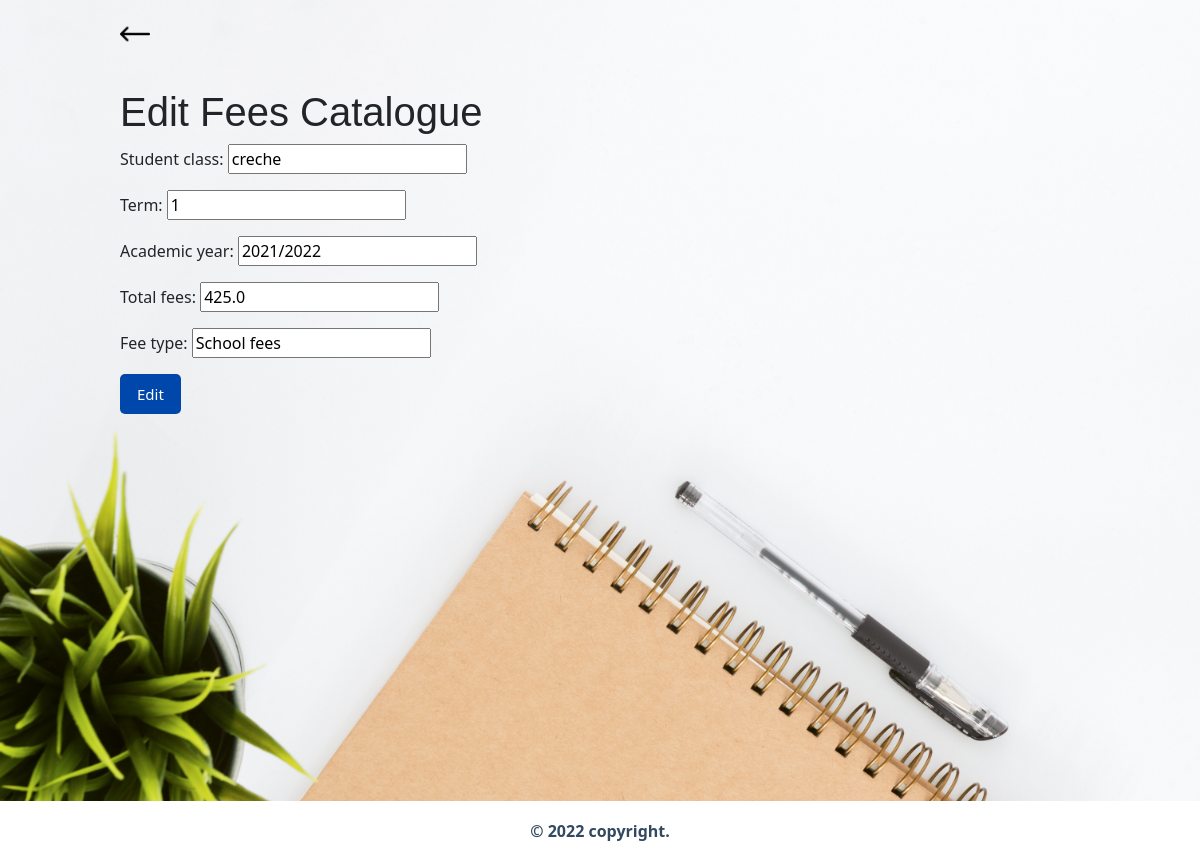
Page /dashboard/fees/1/edit (signed in) on the earlier database version.
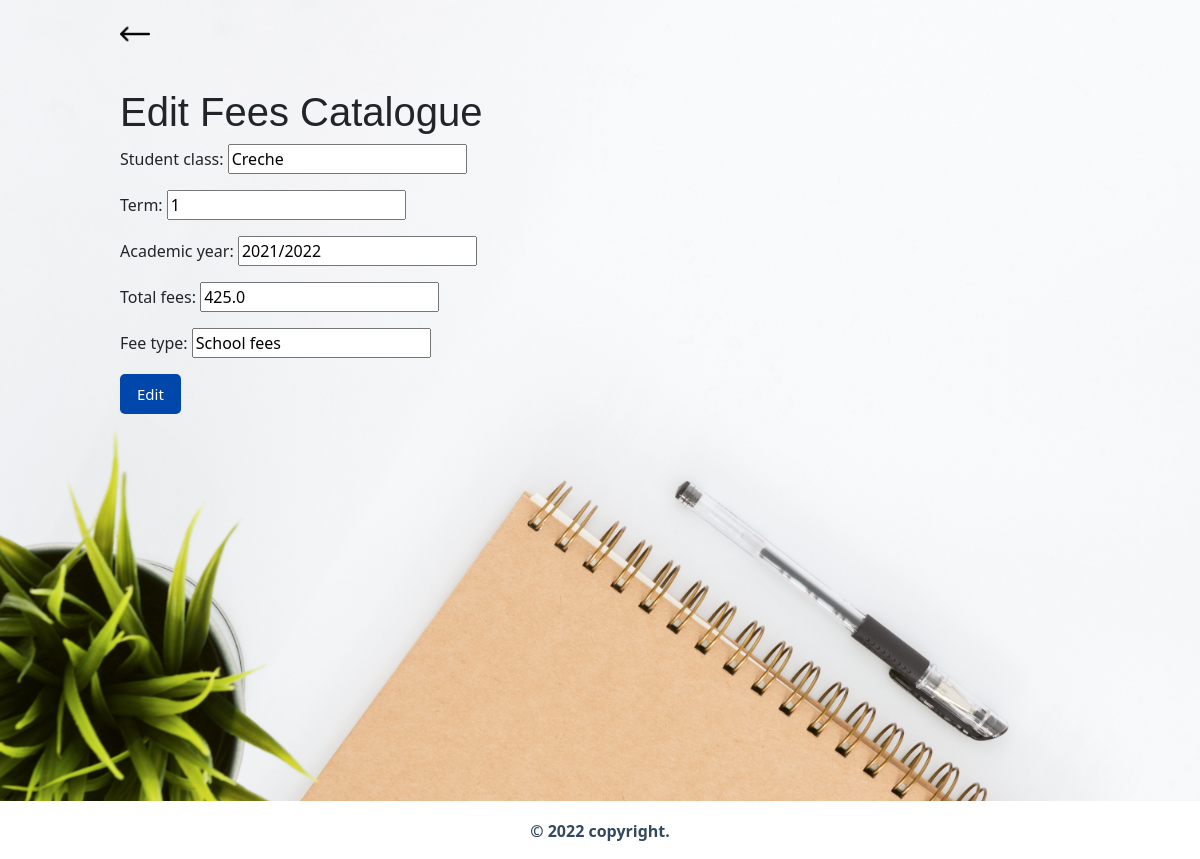
Same page on the later database version.
### fees/models.py (models this page shows, shortened)
class FeesCatalogue(models.Model):
    student_class = models.CharField(max_length=20)
    term = models.CharField(max_length=5)
    academic_year = models.CharField(max_length=20)
    total_fees  = models.FloatField(max_length=255)
    fee_type = models.CharField(max_length=20)
    class Meta:
        ordering = ['-academic_year']

### fees/views.py (the view)
# urls.py: path('dashboard/fees/<int:pk>/edit',FeesCatalogueUpdateView.as_view(),name='fees_catalogue_edit'),
class FeesCatalogueUpdateView(LoginRequiredMixin,UpdateView):
    model = FeesCatalogue
    template_name = 'fees_catalogue_update.html'
    fields = ['student_class','term','academic_year','total_fees','fee_type']
    def dispatch(self, request, *args, **kwargs):
        if self.request.user != CustomUser.objects.get(username="admin"):
            raise PermissionDenied
        return super().dispatch(request, *args, **kwargs)

### templates/fees_catalogue_update.html (shortened to what this page needs)
{% extends 'base.html' %}
{% block content %}
<div class="dashboard-container">
    <div class="arrow-div">
        <a href="{% url 'fees_catalogue' %}"><div class="arrow-img-1"></div></a>
    </div>
    <h1>Edit Fees Catalogue</h1>
    <form action="" method="post">{% csrf_token %}
    {{ form.as_p }}
    <button type="submit" class="btn-primary btn-primary-wd" value="Update">Edit</button>
    </form>
</div>
{% endblock content %}

Differences in the rows shown:
changed FeesCatalogue "School fees": student_class "creche" → "Creche"
